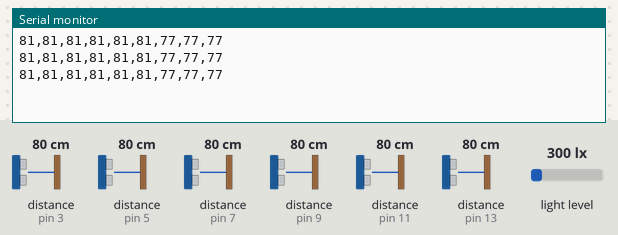
Recording of a sketch running on a simulated Arduino Mega 2560, built with avr-gcc and run on an emulated ATmega2560. Shown: the last lines printed to the serial monitor. Wiring (inferred from the names in the program): TSL2561 light sensor at I2C address 0x29; TSL2561 light sensor at I2C address 0x39; TSL2561 light sensor at I2C address 0x49. The inputs (shaded band) are chosen by the test bench; at power-on: distance to the obstacle (sensors on pin 3, pin 5, pin 7, pin 9, pin 11, pin 13) 80 cm, light level 300 lx. The echo pulse lasts 58.3 µs per cm.

Above: at 1.2 s.
1.3 s: distance to the obstacle (sensor on pin 3) set to 2 cm
At 1.8 s:
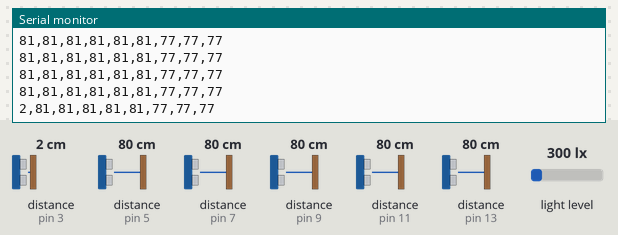
4.3 s: distance to the obstacle (sensor on pin 3) set to 18 cm
At 4.5 s:
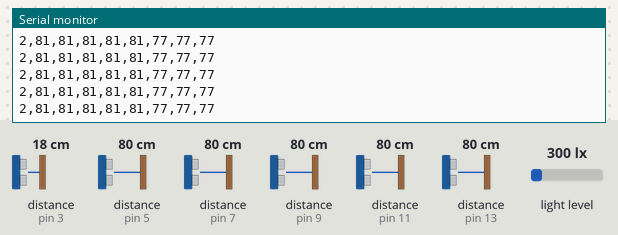
7.3 s: distance to the obstacle (sensor on pin 5) set to 2 cm
At 7.5 s:
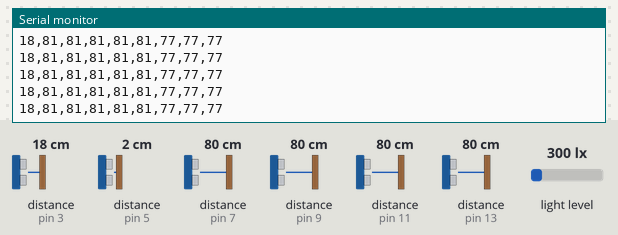
8.8 s: distance to the obstacle (sensor on pin 7) set to 2 cm
At 9.0 s:
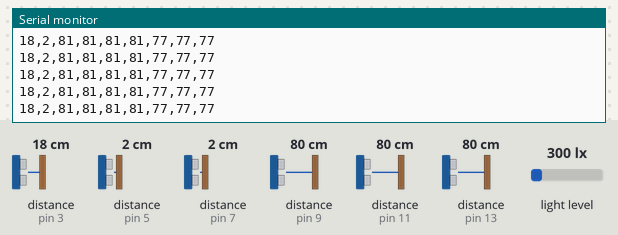
10.3 s: distance to the obstacle (sensor on pin 9) set to 2 cm
At 10.5 s:
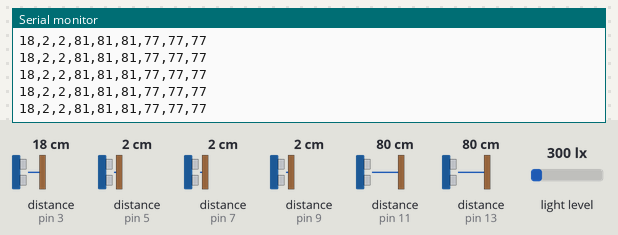
11.8 s: distance to the obstacle (sensor on pin 3) set to 9 cm
At 12.0 s:
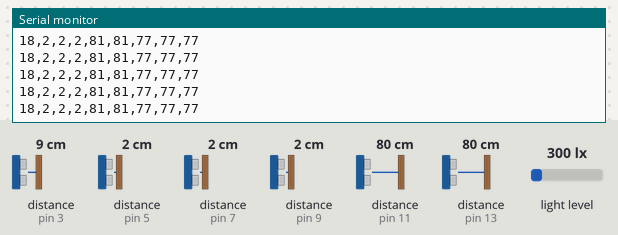
Timing chart, 0 to 14.8 s (numbered marks = the images above; inputs shaded):
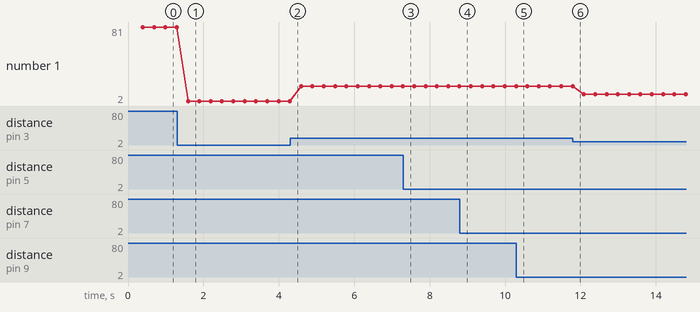

Measured:
- after the input at 1.3 s, the serial monitor: prints a new line after 0.29 s (image 1)
- plotted number 1: 81 → 2 after the input at 1.3 s, 2 → 18 after the input at 4.3 s, 18 → 9 after the input at 11.8 s

The sketch:

sketch.ino
```cpp
#include <NewPing.h>
#include <TSL2561.h>

#define SONAR_NUM     6 // Number or sensors.
#define MAX_DISTANCE  100 // Maximum distance (in cm) to ping.
#define PING_INTERVAL  50 //33 // Milliseconds between sensor pings (29ms is about the min to avoid cross-sensor echo).

unsigned long pingTimer[SONAR_NUM]; // Holds the times when the next ping should happen for each sensor.
unsigned int cm[SONAR_NUM];         // Where the ping distances are stored.
uint8_t currentSensor = 0;          // Keeps track of which sensor is active.

TSL2561 tsl_1(TSL2561_ADDR_FLOAT);
TSL2561 tsl_2(TSL2561_ADDR_LOW);
TSL2561 tsl_3(TSL2561_ADDR_HIGH);

NewPing sonar[SONAR_NUM] = {     // Sensor object array.
  NewPing(2, 3, MAX_DISTANCE),
  NewPing(4, 5, MAX_DISTANCE),
  NewPing(6, 7, MAX_DISTANCE),
  NewPing(8, 9, MAX_DISTANCE),
  NewPing(10, 11, MAX_DISTANCE),
  NewPing(12, 13, MAX_DISTANCE) // Each sensor's trigger pin, echo pin, and max distance to ping.
};

void setup() {

  Serial.begin(9600);

  tsl_1.begin();
  tsl_2.begin();
  tsl_3.begin();

  tsl_1.setGain(TSL2561_GAIN_16X); // low light gain
  tsl_2.setGain(TSL2561_GAIN_16X);
  tsl_3.setGain(TSL2561_GAIN_16X);

  tsl_1.setTiming(TSL2561_INTEGRATIONTIME_13MS);  // medium light
  tsl_2.setTiming(TSL2561_INTEGRATIONTIME_13MS);
  tsl_3.setTiming(TSL2561_INTEGRATIONTIME_13MS);

  pingTimer[0] = millis() + 75;           // First ping starts at 75ms, gives time for the Arduino to chill before starting.
  for (uint8_t i = 1; i < SONAR_NUM; i++) // Set the starting time for each sensor.
    pingTimer[i] = pingTimer[i - 1] + PING_INTERVAL;
}

void loop() {
  for (uint8_t i = 0; i < SONAR_NUM; i++) {                // Loop through all the sensors.
      if (millis() >= pingTimer[i]) {                                   // Is it this sensor's time to ping?
      pingTimer[i] += PING_INTERVAL * SONAR_NUM; // Set next time this sensor will be pinged.
      if (i == 0 && currentSensor == SONAR_NUM - 1) // Sensor ping cycle complete, do something with the results.
        SensorCycle(); // Do something with results.
      sonar[currentSensor].timer_stop();                        // Make sure previous timer is canceled before starting a new ping (insurance).
      currentSensor = i;                                                  // Sensor being accessed.
      cm[currentSensor] = 0;                                         // Make distance zero in case there's no ping echo for this sensor.
      sonar[currentSensor].ping_timer(echoCheck);     // Do the ping (processing continues, interrupt will call echoCheck to look for echo).
    }
  }
}

void echoCheck() { // If ping received, set the sensor distance to array.
  if (sonar[currentSensor].check_timer())
    cm[currentSensor] = sonar[currentSensor].ping_result / US_ROUNDTRIP_CM;
}

void SensorCycle() { // Sensor ping cycle complete, do something with the results.

  for (uint8_t i = 0; i < SONAR_NUM; i++) {
    Serial.print(cm[i]);
    Serial.print(",");
  }

 // Print out TSL2561 readings as well
 Serial.print(tsl_1.getLuminosity(TSL2561_INFRARED)); Serial.print(",");
 Serial.print(tsl_2.getLuminosity(TSL2561_INFRARED)); Serial.print(",");
 Serial.print(tsl_3.getLuminosity(TSL2561_INFRARED));

 Serial.println();  // New line to indicate end of sensing cycle

}
```
